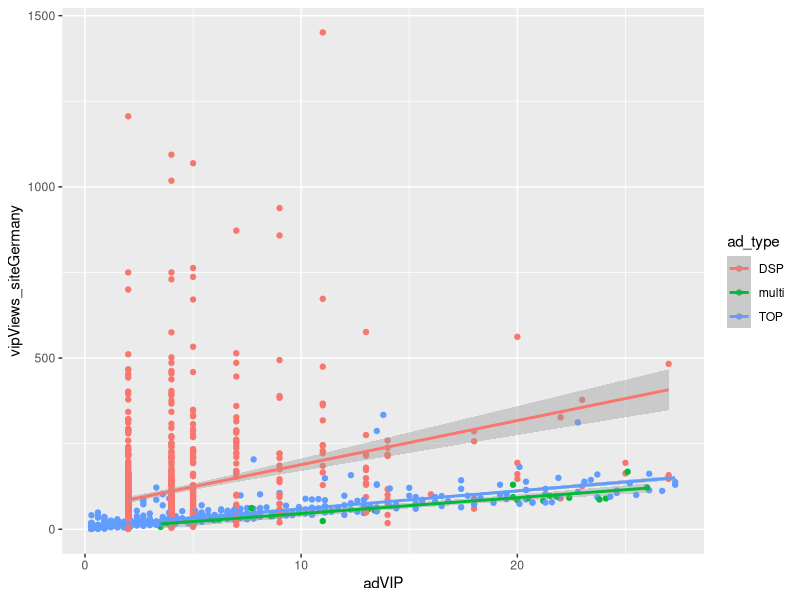
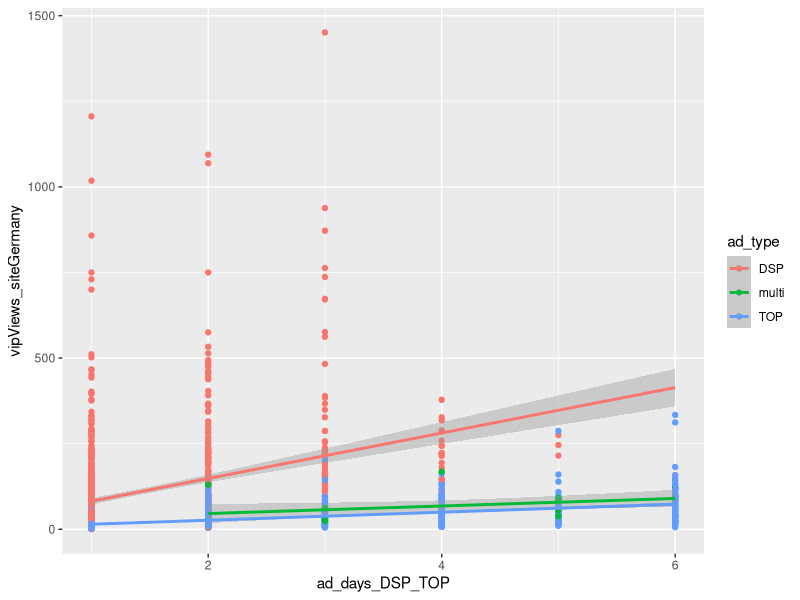
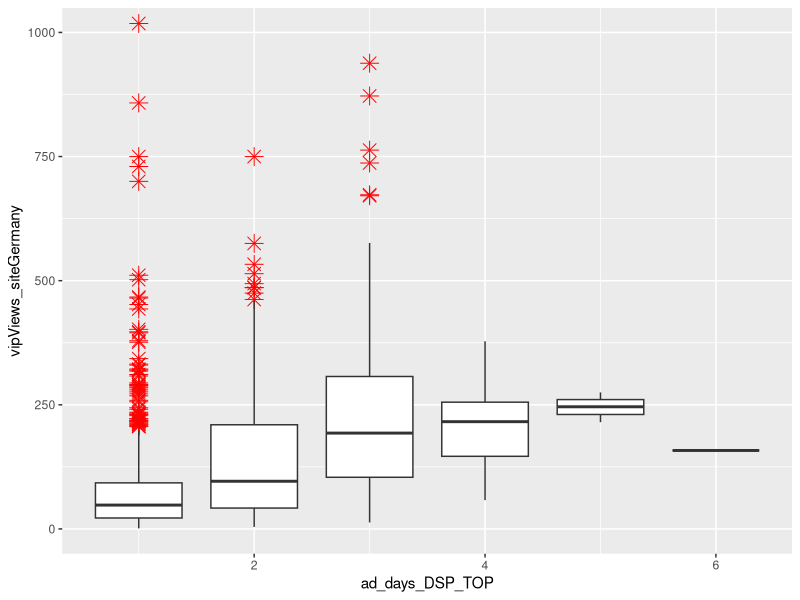
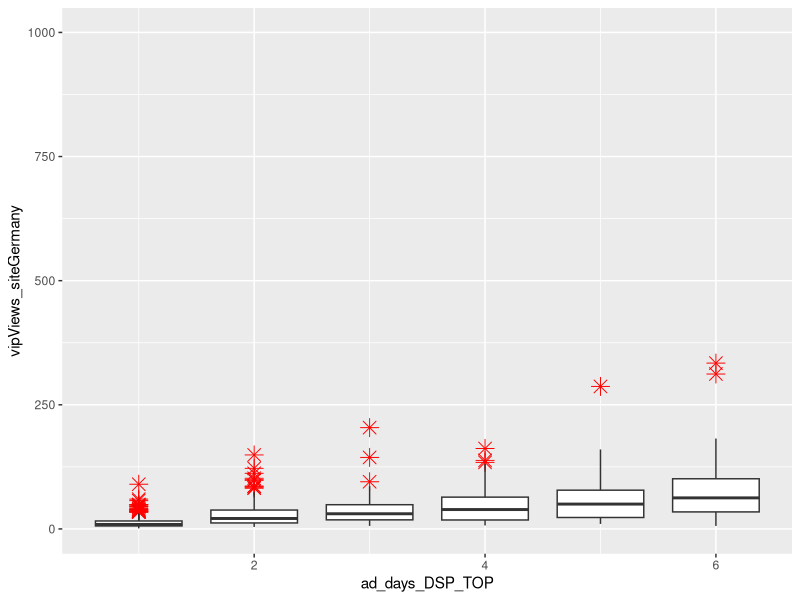
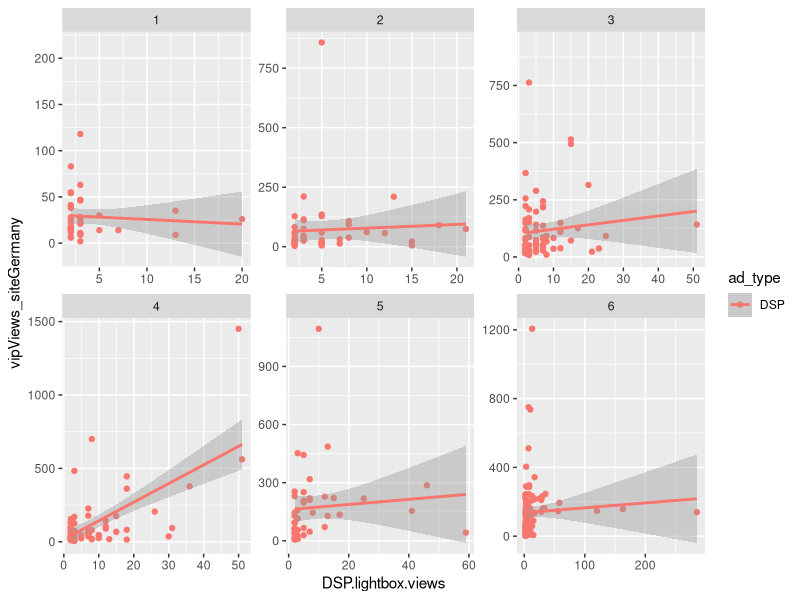
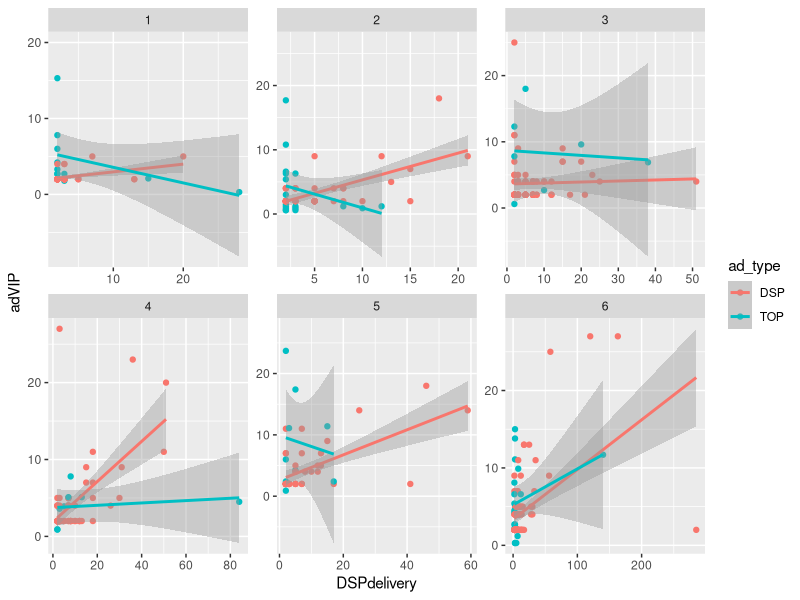
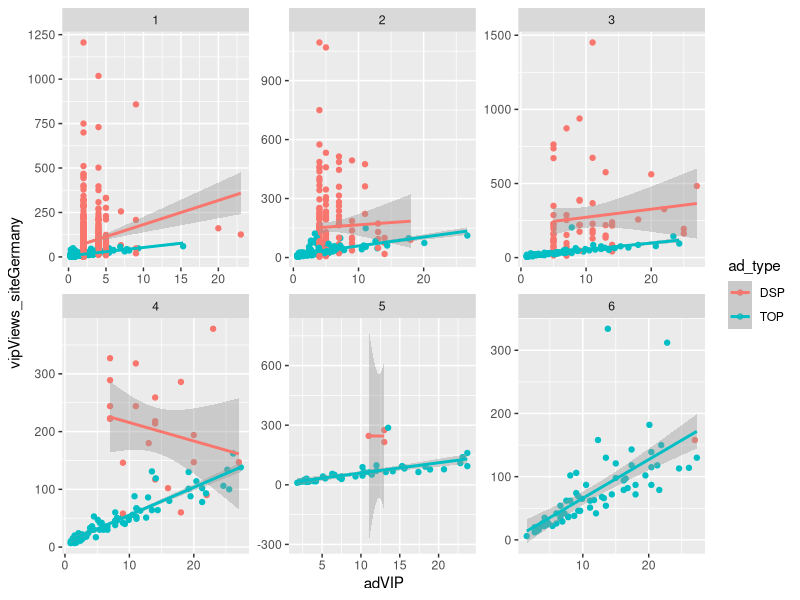

R code for these plots, in order:
## ---- chunk 1
library(dplyr)
library(ggplot2)
library(reshape2)
library(vcd)
#data import
setwd('C:/Users/ltubertini/Downloads/case')
a <- (read.csv2('case.csv', sep=";", na.strings = "-",dec=',', skip=1,
               colClasses=c("character","character","numeric","numeric","numeric","numeric","numeric","numeric","numeric","numeric","numeric","numeric","numeric","numeric")))
b <- (read.csv2('case2.csv', sep=";", na.strings = "-",dec=',', skip=1,
               colClasses=c("character","character","numeric")))

#data consolidation
input <- merge(a, b, by=c("ad_id","dealer_id"), all=T)
input <- input %>%
  group_by(ad_id,dealer_id) %>%
  summarise_all(sum)
## ---- chunk 2
#ad type bucketing, subsetting
input$ad_type <- ifelse(input$TOP.feature.ads==1 & input$DSS.feature.flag==1,"multi",
                       ifelse(input$TOP.feature.ads==1 & input$DSS.feature.flag==0,"TOP",
                              ifelse(input$TOP.feature.ads==0 & input$DSS.feature.flag==1,"DSP","none")))
input_no_none <- subset(input, ad_type!="none")
input <- subset(input_no_none, ad_days<7)
## ---- chunk 3
#dealer distribution chi-test
dealers <- input[,c("dealer_id","ad_type")]
dealers <- melt(dealers)
dealers_cast <- dcast(dealers, dealer_id ~ ad_type)
dealers_cast <- dealers_cast[,-1]
chisq.test(dealers_cast)
assocstats(table(dealers_cast$DSP, dealers_cast$TOP))
## ---- chunk 4
#KPI calculation
input$TOPadVIPadj <- input$vipViews_TopFeature * 0.3
input$adVIP <- (input$TOPadVIPadj+input$vipViews_DSPtestFeature)
input$ad_days_DSP_TOP <- (input$TopFeature_days+input$DSPtestFeature_days)

input$adVIP_day <- input$adVIP/input$ad_days_DSP_TOP
input$totVIP_day <- input$vipViews_siteGermany/input$ad_days

input$adVIP_ad <- input$adVIP/(input$TOP.feature.ads+input$DSS.feature.flag)
input$totVIP_ad <- input$vipViews_siteGermany/(input$TOP.feature.ads+input$DSS.feature.flag)
## ---- chunk 5
#outliers detection, exclusion
outlier_threshold = 0.999

outlier_adVIP_day <- subset(input, adVIP_day>quantile(input$adVIP_day, outlier_threshold, na.rm = TRUE))
outlier_totVIP_day <- subset(input, totVIP_day>quantile(input$totVIP_day, outlier_threshold, na.rm = TRUE))
outlier_adVIP_ad <- subset(input, adVIP_ad>quantile(input$adVIP_ad, outlier_threshold, na.rm = TRUE))
outlier_totVIP_ad <- subset(input, totVIP_ad>quantile(input$totVIP_ad, outlier_threshold, na.rm = TRUE))
outlier_adVIP <- subset(input, adVIP>quantile(input$adVIP_day, outlier_threshold, na.rm = TRUE))
outlier_totVIP <- subset(input, TOPadVIPadj>quantile(input$totVIP_day, outlier_threshold, na.rm = TRUE))

outliers <- rbind(outlier_adVIP_day, outlier_totVIP_day, outlier_adVIP_ad, outlier_totVIP_ad, outlier_adVIP, outlier_totVIP)

input_clean <- anti_join(input, outliers, by=c("ad_id","dealer_id"))
## ---- chunk 6
#outliers detection, exclusion
outlier_threshold = 0.999

outlier_adVIP_day <- subset(input, adVIP_day>quantile(input$adVIP_day, outlier_threshold, na.rm = TRUE))
outlier_totVIP_day <- subset(input, totVIP_day>quantile(input$totVIP_day, outlier_threshold, na.rm = TRUE))
outlier_adVIP_ad <- subset(input, adVIP_ad>quantile(input$adVIP_ad, outlier_threshold, na.rm = TRUE))
outlier_totVIP_ad <- subset(input, totVIP_ad>quantile(input$totVIP_ad, outlier_threshold, na.rm = TRUE))
outlier_adVIP <- subset(input, adVIP>quantile(input$adVIP_day, outlier_threshold, na.rm = TRUE))
outlier_totVIP <- subset(input, TOPadVIPadj>quantile(input$totVIP_day, outlier_threshold, na.rm = TRUE))

outliers <- rbind(outlier_adVIP_day, outlier_totVIP_day, outlier_adVIP_ad, outlier_totVIP_ad, outlier_adVIP, outlier_totVIP)

input_clean <- anti_join(input, outliers, by=c("ad_id","dealer_id"))
## ---- chunk 7
#KPI avg comparison
input_compare <- input_clean[,c("ad_type", "adVIP_day", "totVIP_day", "adVIP_ad", "totVIP_ad")] %>%
  group_by(ad_type) %>%
  summarise_all(mean)
print(input_compare)
## ---- chunk 8
#KPI Student t-test prep: F-test
input_clean_TOP <-  subset(input_clean, ad_type=="TOP") 
input_clean_TOP <- input_clean_TOP[,c("vipViews_siteGermany", "adVIP", "adVIP_day", "totVIP_day", "adVIP_ad", "totVIP_ad")]
input_clean_DSP <-  subset(input_clean, ad_type=="DSP") 
input_clean_DSP <- input_clean_DSP[,c("vipViews_siteGermany", "adVIP", "adVIP_day", "totVIP_day", "adVIP_ad", "totVIP_ad")]
var.test(input_clean_TOP$vipViews_siteGermany,input_clean_DSP$vipViews_siteGermany)
var.test(input_clean_TOP$adVIP,input_clean_DSP$adVIP)
  #variances are NOT homogeneous
## ---- chunk 9
#chart 1
ggplot(subset(input_clean), aes(x=adVIP, y=vipViews_siteGermany, color=ad_type))+
  geom_point()+
  stat_smooth(method='lm', formula=y~x)
## ---- chunk 10
#chart 2
ggplot(subset(input_clean), aes(x=ad_days_DSP_TOP, y=vipViews_siteGermany, color=ad_type))+
  geom_point()+
  stat_smooth(method='lm', formula=y~x)
## ---- chunk 11
#chart 3
ggplot(subset(input_clean, ad_type=="DSP"), aes(x=ad_days_DSP_TOP, y=vipViews_siteGermany, group = cut_width(ad_days_DSP_TOP, 1)))+
  geom_boxplot(outlier.colour="red", outlier.shape=8, outlier.size=4)+
  coord_cartesian(ylim = c(0, 1000))
## ---- chunk 12
#chart 4
ggplot(subset(input_clean, ad_type=="TOP"), aes(x=ad_days_DSP_TOP, y=vipViews_siteGermany, group = cut_width(ad_days_DSP_TOP, 1)))+
  geom_boxplot(outlier.colour="red", outlier.shape=8, outlier.size=4)+
  coord_cartesian(ylim = c(0, 1000))
## ---- chunk 13
#chart 5
ggplot(subset(input_clean, ad_type=="DSP"), aes(x=DSP.lightbox.views, y=vipViews_siteGermany, color=ad_type))+
  geom_point()+
  stat_smooth(method='lm', formula=y~x)+
  facet_wrap(~ad_days, scales='free')
## ---- chunk 14
#chart 6
ggplot(subset(input_clean, ad_type!="multi"), aes(x=DSPdelivery, y=adVIP, color=ad_type))+
  geom_point()+
  stat_smooth(method='lm', formula=y~x)+
  facet_wrap(~ad_days, scales='free')
## ---- chunk 15
#chart 7
ggplot(subset(input_clean, ad_type!="multi"), aes(x=adVIP, y=vipViews_siteGermany, color=ad_type))+
  geom_point()+
  stat_smooth(method='lm', formula=y~x)+
  facet_wrap(~ad_days_DSP_TOP, scales='free')
